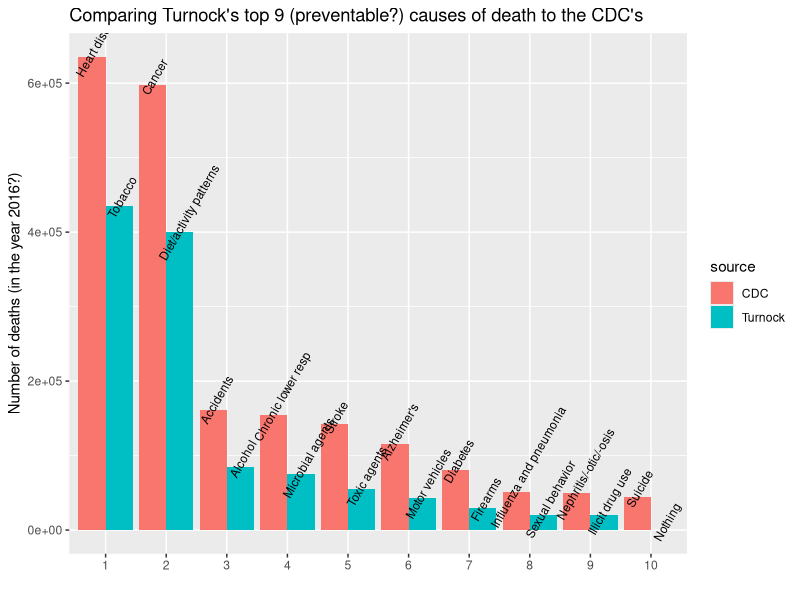

This figure's R source:
# OVERVIEW OF PUBLIC HEALTH

# Libraries:
library(ggplot2)
library(forcats) # turns out I don't need this
library(dplyr)

# Top 10 causes of death in the US - comparing Turnock and CDC causes:
## CDC - Number of deaths for leading causes of death
### CDC data from: https://www.cdc.gov/nchs/fastats/leading-causes-of-death.htm
## Table 3-2 of Turnock - Actual causes of death in the US and potential contribution to reduction

# VERY HELPFUL RESOURCE FOR REORDERING THE ORDERS ACCORDING TO THEIR 
## CORRESPONDING VALUES (DESCENDING/ASCENDING ORDER OF VALUES RATHER THAN 
## ALPHABETICAL ORDER OF FACTORS -- SEE COMMENTED-OUT CODE BELOW, 
## WITH STR(DF) STUFF): https://rstudio-pubs-static.s3.amazonaws.com/7433_4537ea5073dc4162950abb715f513469.html

top10 = data.frame(source = rep(c("CDC","Turnock"),each = 10),
                   cause = c("Heart disease","Cancer","Accidents","Chronic lower resp",
                             "Stroke","Alzheimer's","Diabetes","Influenza and pneumonia",
                             "Nephritis/-otic/-osis","Suicide",
                             "Tobacco","Diet/activity patterns","Alcohol",
                             "Microbial agents","Toxic agents","Motor vehicles",
                             "Firearms","Sexual behavior","Illicit drug use","Nothing"),
                   toll = c(635260,598038,161374,154596,142142,116103,80058,51537,50046,44965,
                            435000,400000,85000,75000,55000,43000,29000,20000,20000,0),
                   orden = rep(1:10,2))

ggplot(top10, aes(factor(orden),toll, fill = source)) +
  geom_bar(stat = "identity", position = "dodge") +
  geom_text(aes(label = cause,y=toll),
            stat = "identity",
            position = position_dodge(width = .9),
            size = 3, angle = 60, hjust = .3, vjust = .3) +
  ggtitle("Comparing Turnock's top 9 (preventable?) causes of death to the CDC's") +
  xlab("") + ylab("Number of deaths (in the year 2016?)")

########################################################################################
## FAILED ATTEMPTS AT DOING WHAT ENDED UP WORKING WITH THE ABOVE CODE:
# turnock = data.frame(causes = c("Tobacco","Diet/activity patterns","Alcohol","Microbial agents",
#                                 "Toxic agents","Motor vehicles","Firearms","Sexual behavior",
#                                 "Illicit drug use"),
#                      deaths = c(435000,400000,85000,75000,55000,43000,29000,20000,20000))
# causesT = c("Tobacco","Diet/activity patterns","Alcohol","Microbial agents",
#             "Toxic agents","Motor vehicles","Firearms","Sexual behavior",
#             "Illicit drug use")
# 
# turnock2 = data.frame(causes = c("Tobacco","Diet/activity patterns","Alcohol","Microbial agents",
#                                  "Toxic agents","Motor vehicles","Firearms","Sexual behavior",
#                                  "Illicit drug use","Nothing"),
#                       deaths = c(435000,400000,85000,75000,55000,43000,29000,20000,20000,0))
# causesT2 = c("Tobacco","Diet/activity patterns","Alcohol","Microbial agents",
#              "Toxic agents","Motor vehicles","Firearms","Sexual behavior",
#              "Illicit drug use","Nothing")
# deathsT2 = c(435000,400000,85000,75000,55000,43000,29000,20000,20000,0)
# 
# 
# cdc = data.frame(causes = c("Heart disease","Cancer","Accidents","Chronic lower resp","Stroke",
#                             "Alzheimer's","Diabetes","Influenza and pneumonia","Nephritis/-otic/-osis",
#                             "Suicide"),
#                  deaths = c(635260,598038,161374,154596,142142,116103,80058,51537,50046,44965))
# causesC = c("Heart disease","Cancer","Accidents","Chronic lower resp","Stroke",
#             "Alzheimer's","Diabetes","Influenza and pneumonia","Nephritis/-otic/-osis",
#             "Suicide")
# deathsC = c(635260,598038,161374,154596,142142,116103,80058,51537,50046,44965)
# 
# 
# ggplot(turnock2, aes(causes,deaths)) +
#   geom_bar(stat = "identity")
# 
# str(turnock2)
# str(cdc)
# # sort(turnock2$deaths, decreasing = TRUE)
# 
# turnock2$causes = factor(turnock2$causes, 
#                          levels = turnock2$causes[order(turnock2$deaths)])
# str(turnock2)
# 
# ggplot(turnock2, aes(causes,deaths)) +
#   geom_bar(stat = "identity") +
#   theme(axis.text.x = element_text(angle = 45, hjust = .9, vjust = .9)) +
#   geom_bar(data = cdc, mapping = aes(causes,deaths), stat = "identity", width = .4, position = "dodge")
# 
# 
# 
# cdc$causes = factor(cdc$causes,
#                     levels = cdc$causes[order(cdc$deaths)])
# str(cdc)
# 
# ggplot(cdc, aes(causes,deaths)) +
#   geom_bar(stat = "identity")
# 
# ggplot(turnock2, aes(causes,deaths)) +
#   geom_bar(stat = "identity") +
#   theme(axis.text.x = element_text(angle = 45, hjust = .9, vjust = .9)) +
#   geom_bar(data = cdc, mapping = aes(causes,deaths), stat = "identity", width = .4, position = "dodge")
# 
# 
# 
# ggplot(data = turnock, mapping = aes(1:9,deaths)) +
#   geom_bar(width = .8, stat = "identity", fill = "green") +
#   coord_cartesian(ylim = c(0,600000)) +
#   xlab("") +
#   scale_x_continuous(breaks = 1:9, labels = causes1) +
#   theme(axis.text.x = element_text(angle = 45, hjust = .9, vjust = .9))
# 
# ggplot(data = cdc, mapping = aes(1:10,deaths)) +
#   geom_bar(width = .8, stat = "identity", fill = "blue") +
#   xlab("") +
#   scale_x_continuous(breaks = 1:10, labels = causes2) +
#   theme(axis.text.x = element_text(angle = 45, hjust = .9, vjust = .9))
########################################################################################







